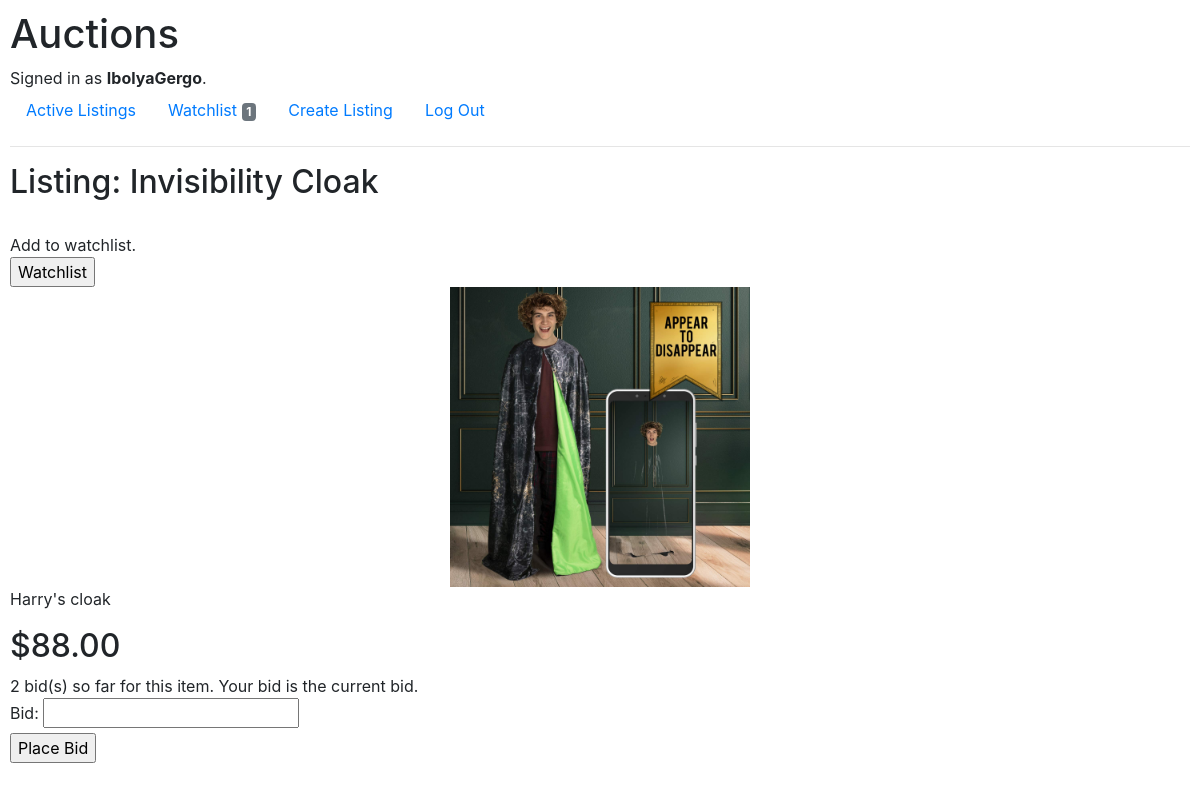
The page /listing/8 (signed in) on the database its author committed.
### auctions/models.py (models this page shows, shortened)
class User(AbstractUser):
    watchlist = models.ManyToManyField(ListingModel, blank=True, related_name="watcher")

class ListingModel(models.Model):
    creator = models.ForeignKey("User", on_delete=models.CASCADE)
    title = models.CharField(max_length=64)
    description = models.TextField()
    img = models.ImageField(upload_to="images/", null=True, blank=True)
    start_bid = models.DecimalField(max_digits=64, decimal_places=2)
    created_at = models.DateTimeField(default=timezone.now)
    category = models.CharField(max_length=64)

class BidModel(models.Model):
    user = models.ForeignKey(User, on_delete=models.CASCADE, related_name="user")
    listing = models.ForeignKey(ListingModel, on_delete=models.CASCADE, related_name="listing")
    bid = models.DecimalField(max_digits=64, decimal_places=2)
    def __str__(self):
        return f"${self.bid}"

### auctions/views.py (the view, shortened to what this page needs)
# urls.py: path("listing/<int:listing_id>", views.listing, name="listing"),
def listing(request, listing_id):
    listing = ListingModel.objects.get(pk=listing_id)
    if BidModel.objects.filter(listing__id=listing_id):
        num_of_bids = BidModel.objects.filter(listing__id=listing_id).count()
        bidder = BidModel.objects.filter(listing__id=listing_id).last().user
    else:
        num_of_bids = 0
    if num_of_bids > 0:
        curr_bid = BidModel.objects.filter(listing__id=listing_id).last()
    else:
        curr_bid = ListingModel.objects.get(pk=listing_id).start_bid
    form = BidForm()
    if listing in request.user.watchlist.all():
        on_watchlist = True
    else:
        on_watchlist = False
    num_on_watchlist = request.user.watchlist.count()
    if num_of_bids > 0:
        return render(request, "auctions/listing.html", {
            "listing": listing,
            "form": form,
            "curr_bid": curr_bid,
            "num_of_bids": num_of_bids,
            "bidder": bidder,
            "on_watchlist": on_watchlist,
            "num_on_watchlist": num_on_watchlist
        })

### auctions/forms.py
class BidForm(forms.Form):
    bid = forms.DecimalField(max_digits=10, decimal_places=2)

### auctions/templates/auctions/listing.html (shortened to what this page needs)
{% extends "auctions/layout.html" %}
{% block body %}
    <h2>Listing: {{ listing.title }}</h2><br>
    {% if user.is_authenticated %}
        {% if on_watchlist %}
            Remove from watchlist.
            <div>
                <form action="{% url 'unwatch' listing.id %}" method="post">
                    {% csrf_token %}
                    <input type="submit" value="Remove">
                </form>
            </div>
        {% else %}
            Add to watchlist.
            <div>
                <form action="{% url 'watch' listing.id %}" method="post">
                    <input type="submit" value="Watchlist">
                </form>
            </div>
        {% endif %}
    {% endif %}
    {% if listing.img %}
        <img src="{{ listing.img.url }}" alt="{{ listing.title }}" class="card-img" style="height: 300px; object-fit: scale-down;">
    {% endif %}
    <p>{{ listing.description }}</p>
    <h2>{{ curr_bid }}</h2>
    {% if user.is_authenticated %}
        <div>
            {% if num_of_bids > 0 %}
                {{ num_of_bids }} bid(s) so far for this item.
                {% if bidder == user %}
                    Your bid is the current bid.
                {% else %}
                    {{ bidder.username }}`s bid is the current bid.
                {% endif %}
            {% else %}
                No bids so far for this item.
            {% endif %}
            <form action="{% url 'listing' listing.id %}" method="post">
                {{ form }}<br>
                <input type="submit" value="Place Bid">
            </form>
        </div>
    {% endif %}
{% endblock %}

### auctions/templates/auctions/layout.html (shortened to what this page needs)
{% load static %}
<!DOCTYPE html>
<html lang="en">
    <head>
        <link rel="stylesheet" href="https://stackpath.bootstrapcdn.com/bootstrap/4.4.1/css/bootstrap.min.css">
        <link href="{% static 'auctions/styles.css' %}" rel="stylesheet">
    </head>
    <body>
        <h1>Auctions</h1>
        <div>
            {% if user.is_authenticated %}
                Signed in as <strong>{{ user.username }}</strong>.
            {% else %}
                Not signed in.
            {% endif %}
        </div>
        <ul class="nav">
            <li class="nav-item">
                <a class="nav-link" href="{% url 'index' %}">Active Listings</a>
            </li>
            {% if user.is_authenticated %}
                <li class="nav-item">
                    <a class="nav-link" href="{% url 'watchlist' %}">Watchlist <span class="badge badge-secondary">{{ num_on_watchlist }}</span></a>
                </li>
                <li class="nav-item">
                    <a class="nav-link" href="{% url 'create' %}">Create Listing</a>
                </li>
                <li class="nav-item">
                    <a class="nav-link" href="{% url 'logout' %}">Log Out</a>
                </li>
            {% endif %}
        </ul>
        <hr>
        {% block body %}
        {% endblock %}
    </body>
</html>

### auctions/static/auctions/styles.css (style rules this page uses)
body { padding: 10px; }

### rows shown on the page
User: username "IbolyaGergo"
ListingModel: title "Invisibility Cloak", img (picture), description "Harry's cloak"
BidModel: bid "$88.00"

### other values the page prints
{{ num_on_watchlist }} "1"
{{ num_of_bids }} "2"
